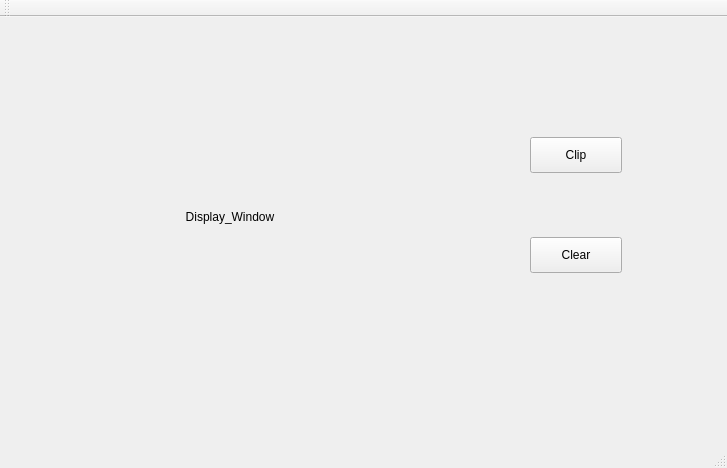
<?xml version="1.0" encoding="UTF-8"?>
<ui version="4.0">
 <class>MainWindow</class>
 <widget class="QMainWindow" name="MainWindow">
  <property name="geometry">
   <rect>
    <x>0</x>
    <y>0</y>
    <width>727</width>
    <height>468</height>
   </rect>
  </property>
  <property name="windowTitle">
   <string>MainWindow</string>
  </property>
  <widget class="QWidget" name="centralWidget">
   <widget class="QLabel" name="label">
    <property name="geometry">
     <rect>
      <x>30</x>
      <y>0</y>
      <width>400</width>
      <height>400</height>
     </rect>
    </property>
    <property name="text">
     <string>Display_Window</string>
    </property>
    <property name="alignment">
     <set>Qt::AlignCenter</set>
    </property>
   </widget>
   <widget class="QPushButton" name="pushButton">
    <property name="geometry">
     <rect>
      <x>530</x>
      <y>120</y>
      <width>92</width>
      <height>36</height>
     </rect>
    </property>
    <property name="text">
     <string>Clip</string>
    </property>
   </widget>
   <widget class="QPushButton" name="pushButton_2">
    <property name="geometry">
     <rect>
      <x>530</x>
      <y>220</y>
      <width>92</width>
      <height>36</height>
     </rect>
    </property>
    <property name="text">
     <string>Clear</string>
    </property>
   </widget>
  </widget>
  <widget class="QMenuBar" name="menuBar">
   <property name="geometry">
    <rect>
     <x>0</x>
     <y>0</y>
     <width>727</width>
     <height>28</height>
    </rect>
   </property>
  </widget>
  <widget class="QToolBar" name="mainToolBar">
   <attribute name="toolBarArea">
    <enum>TopToolBarArea</enum>
   </attribute>
   <attribute name="toolBarBreak">
    <bool>false</bool>
   </attribute>
  </widget>
  <widget class="QStatusBar" name="statusBar"/>
 </widget>
 <layoutdefault spacing="6" margin="11"/>
 <resources/>
 <connections/>
</ui>
